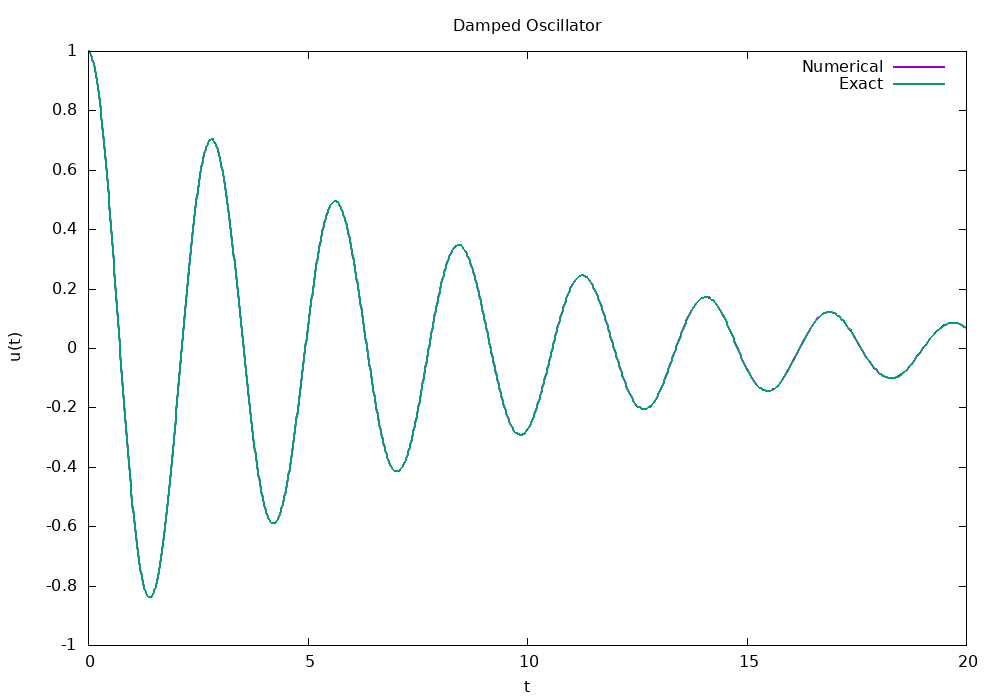

The script that saved this image:
set terminal png size 1000,700
set output 'damped.png'

set title 'Damped Oscillator'
set xlabel 't'
set ylabel 'u(t)'

plot \
'damped_data.txt' using 1:2 with lines lw 2 title 'Numerical', \
'damped_data.txt' using 1:3 with lines lw 2 title 'Exact'
